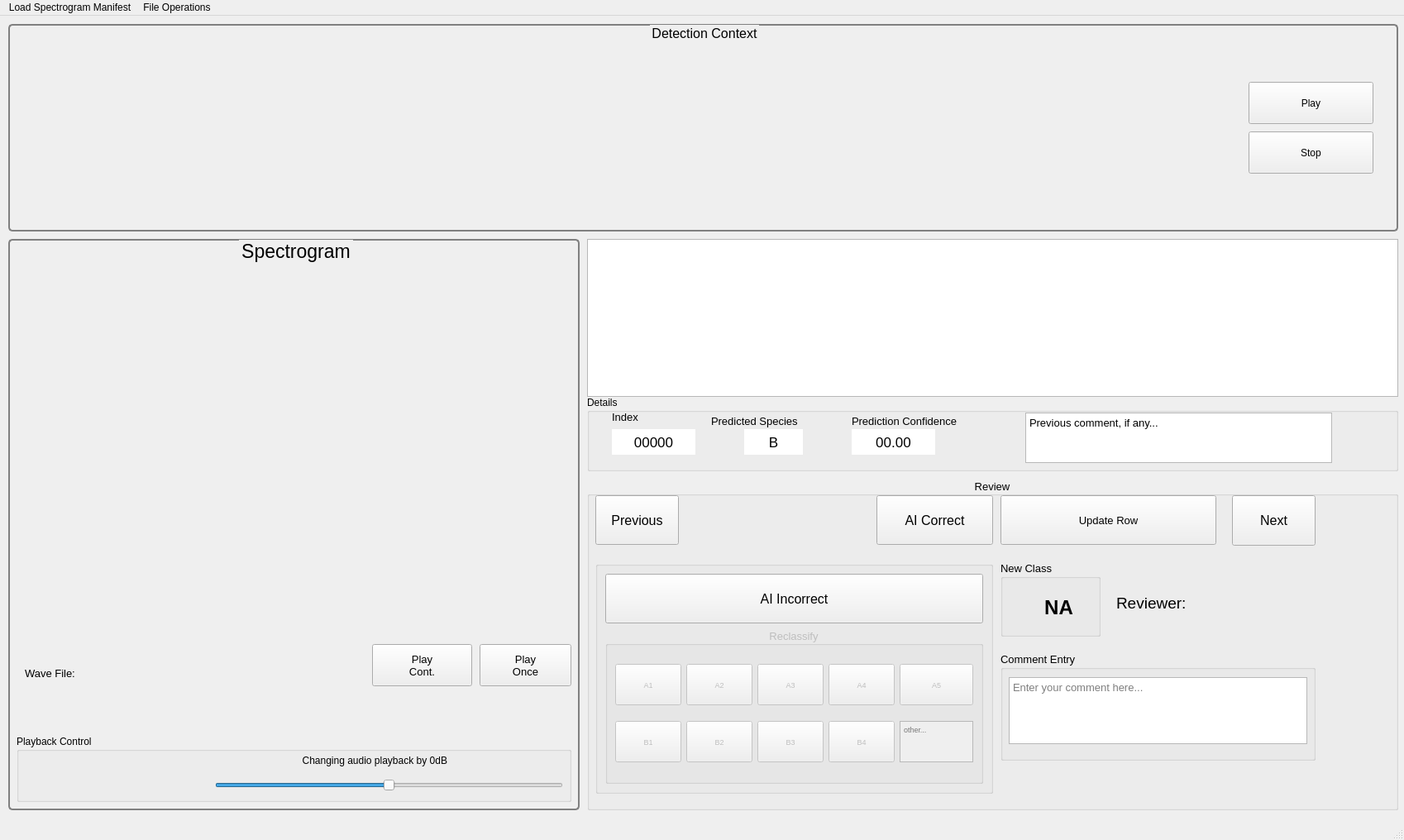
<?xml version="1.0" encoding="UTF-8"?>
<ui version="4.0">
 <class>MainWindow</class>
 <widget class="QMainWindow" name="MainWindow">
  <property name="geometry">
   <rect>
    <x>0</x>
    <y>0</y>
    <width>1698</width>
    <height>1016</height>
   </rect>
  </property>
  <property name="windowTitle">
   <string>MainWindow</string>
  </property>
  <widget class="QWidget" name="centralwidget">
   <widget class="QGroupBox" name="spectrogram_group">
    <property name="geometry">
     <rect>
      <x>10</x>
      <y>270</y>
      <width>691</width>
      <height>691</height>
     </rect>
    </property>
    <property name="font">
     <font>
      <family>Arial</family>
      <pointsize>17</pointsize>
     </font>
    </property>
    <property name="styleSheet">
     <string notr="true">QGroupBox#spectrogram_group{
border: 2px solid gray; 
border-radius: 5px;}

</string>
    </property>
    <property name="title">
     <string>Spectrogram</string>
    </property>
    <property name="alignment">
     <set>Qt::AlignCenter</set>
    </property>
    <widget class="MplWidget" name="canvas_spectrogram_detection" native="true">
     <property name="geometry">
      <rect>
       <x>10</x>
       <y>40</y>
       <width>671</width>
       <height>441</height>
      </rect>
     </property>
     <property name="font">
      <font>
       <family>Arial</family>
      </font>
     </property>
    </widget>
    <widget class="QPushButton" name="button_detection_play_once">
     <property name="geometry">
      <rect>
       <x>570</x>
       <y>490</y>
       <width>111</width>
       <height>51</height>
      </rect>
     </property>
     <property name="font">
      <font>
       <family>Arial</family>
       <pointsize>10</pointsize>
      </font>
     </property>
     <property name="text">
      <string>Play
Once</string>
     </property>
    </widget>
    <widget class="QLabel" name="label_prediction_wavefile_name">
     <property name="geometry">
      <rect>
       <x>20</x>
       <y>500</y>
       <width>251</width>
       <height>51</height>
      </rect>
     </property>
     <property name="font">
      <font>
       <family>Arial</family>
       <pointsize>10</pointsize>
       <kerning>true</kerning>
      </font>
     </property>
     <property name="text">
      <string>Wave File: </string>
     </property>
     <property name="wordWrap">
      <bool>true</bool>
     </property>
    </widget>
    <widget class="QGroupBox" name="group_playback_control">
     <property name="geometry">
      <rect>
       <x>10</x>
       <y>600</y>
       <width>671</width>
       <height>81</height>
      </rect>
     </property>
     <property name="styleSheet">
      <string notr="true">group_playback_control{border: 2px solid gray; border-radius: 5px;}</string>
     </property>
     <property name="title">
      <string>Playback Control</string>
     </property>
     <widget class="QLabel" name="label_decibel_current">
      <property name="geometry">
       <rect>
        <x>170</x>
        <y>10</y>
        <width>351</width>
        <height>41</height>
       </rect>
      </property>
      <property name="font">
       <font>
        <pointsize>9</pointsize>
       </font>
      </property>
      <property name="text">
       <string>Changing audio playback by 0dB</string>
      </property>
      <property name="alignment">
       <set>Qt::AlignRight|Qt::AlignTrailing|Qt::AlignVCenter</set>
      </property>
     </widget>
     <widget class="QSlider" name="slider_decibel_change">
      <property name="geometry">
       <rect>
        <x>240</x>
        <y>50</y>
        <width>421</width>
        <height>22</height>
       </rect>
      </property>
      <property name="minimum">
       <number>-30</number>
      </property>
      <property name="maximum">
       <number>30</number>
      </property>
      <property name="orientation">
       <enum>Qt::Horizontal</enum>
      </property>
     </widget>
    </widget>
    <widget class="QPushButton" name="button_play_repeat">
     <property name="geometry">
      <rect>
       <x>440</x>
       <y>490</y>
       <width>121</width>
       <height>51</height>
      </rect>
     </property>
     <property name="font">
      <font>
       <family>Arial</family>
       <pointsize>10</pointsize>
      </font>
     </property>
     <property name="text">
      <string>Play
Cont.</string>
     </property>
     <property name="checkable">
      <bool>true</bool>
     </property>
    </widget>
   </widget>
   <widget class="QTableView" name="detection_table">
    <property name="geometry">
     <rect>
      <x>710</x>
      <y>270</y>
      <width>981</width>
      <height>191</height>
     </rect>
    </property>
    <property name="font">
     <font>
      <family>Arial</family>
     </font>
    </property>
    <property name="sizeAdjustPolicy">
     <enum>QAbstractScrollArea::AdjustToContents</enum>
    </property>
    <property name="autoScroll">
     <bool>true</bool>
    </property>
    <property name="alternatingRowColors">
     <bool>true</bool>
    </property>
    <property name="selectionMode">
     <enum>QAbstractItemView::SingleSelection</enum>
    </property>
    <property name="selectionBehavior">
     <enum>QAbstractItemView::SelectRows</enum>
    </property>
    <property name="showGrid">
     <bool>true</bool>
    </property>
   </widget>
   <widget class="QGroupBox" name="classification_control">
    <property name="enabled">
     <bool>true</bool>
    </property>
    <property name="geometry">
     <rect>
      <x>710</x>
      <y>560</y>
      <width>981</width>
      <height>401</height>
     </rect>
    </property>
    <property name="font">
     <font>
      <family>Arial</family>
      <pointsize>10</pointsize>
     </font>
    </property>
    <property name="styleSheet">
     <string notr="true">QGroupBox#classification_control{border: 2px solid gray; border-radius: 5px;}\n</string>
    </property>
    <property name="title">
     <string>Review</string>
    </property>
    <property name="alignment">
     <set>Qt::AlignCenter</set>
    </property>
    <widget class="QPushButton" name="button_update_detection_row">
     <property name="enabled">
      <bool>true</bool>
     </property>
     <property name="geometry">
      <rect>
       <x>500</x>
       <y>20</y>
       <width>261</width>
       <height>60</height>
      </rect>
     </property>
     <property name="font">
      <font>
       <family>Arial</family>
       <pointsize>10</pointsize>
      </font>
     </property>
     <property name="text">
      <string>Update Row</string>
     </property>
    </widget>
    <widget class="QPushButton" name="button_prediction_next">
     <property name="geometry">
      <rect>
       <x>780</x>
       <y>20</y>
       <width>101</width>
       <height>61</height>
      </rect>
     </property>
     <property name="font">
      <font>
       <family>Arial</family>
       <pointsize>12</pointsize>
      </font>
     </property>
     <property name="text">
      <string>Next</string>
     </property>
    </widget>
    <widget class="QPushButton" name="button_prediction_previous">
     <property name="geometry">
      <rect>
       <x>10</x>
       <y>20</y>
       <width>101</width>
       <height>60</height>
      </rect>
     </property>
     <property name="font">
      <font>
       <family>Arial</family>
       <pointsize>12</pointsize>
      </font>
     </property>
     <property name="text">
      <string>Previous</string>
     </property>
    </widget>
    <widget class="QGroupBox" name="ai_incorrect_correction">
     <property name="geometry">
      <rect>
       <x>10</x>
       <y>100</y>
       <width>481</width>
       <height>281</height>
      </rect>
     </property>
     <property name="styleSheet">
      <string notr="true">QGroupBox#ai_incorrect_correction{border: 2px solid gray; border-radius: 5px;}\n</string>
     </property>
     <property name="title">
      <string/>
     </property>
     <layout class="QVBoxLayout" name="verticalLayout">
      <item>
       <widget class="QPushButton" name="button_prediction_ai_incorrect">
        <property name="minimumSize">
         <size>
          <width>0</width>
          <height>60</height>
         </size>
        </property>
        <property name="maximumSize">
         <size>
          <width>16777215</width>
          <height>60</height>
         </size>
        </property>
        <property name="font">
         <font>
          <family>Arial</family>
          <pointsize>12</pointsize>
         </font>
        </property>
        <property name="text">
         <string>AI Incorrect</string>
        </property>
       </widget>
      </item>
      <item>
       <widget class="QGroupBox" name="groupbox_species_correction">
        <property name="enabled">
         <bool>false</bool>
        </property>
        <property name="font">
         <font>
          <family>Arial</family>
          <pointsize>10</pointsize>
         </font>
        </property>
        <property name="title">
         <string>Reclassify</string>
        </property>
        <property name="alignment">
         <set>Qt::AlignCenter</set>
        </property>
        <property name="checkable">
         <bool>false</bool>
        </property>
        <property name="checked">
         <bool>false</bool>
        </property>
        <layout class="QGridLayout" name="gridLayout">
         <item row="2" column="3">
          <widget class="QPushButton" name="button_correction_B4">
           <property name="enabled">
            <bool>false</bool>
           </property>
           <property name="maximumSize">
            <size>
             <width>16777215</width>
             <height>50</height>
            </size>
           </property>
           <property name="font">
            <font>
             <family>Arial</family>
             <pointsize>7</pointsize>
            </font>
           </property>
           <property name="text">
            <string>B4</string>
           </property>
           <property name="checkable">
            <bool>false</bool>
           </property>
          </widget>
         </item>
         <item row="2" column="4">
          <widget class="QTextEdit" name="textedit_enter_other">
           <property name="maximumSize">
            <size>
             <width>16777215</width>
             <height>50</height>
            </size>
           </property>
           <property name="font">
            <font>
             <pointsize>7</pointsize>
            </font>
           </property>
           <property name="placeholderText">
            <string>other...</string>
           </property>
          </widget>
         </item>
         <item row="2" column="1">
          <widget class="QPushButton" name="button_correction_B2">
           <property name="enabled">
            <bool>false</bool>
           </property>
           <property name="maximumSize">
            <size>
             <width>16777215</width>
             <height>50</height>
            </size>
           </property>
           <property name="font">
            <font>
             <family>Arial</family>
             <pointsize>7</pointsize>
            </font>
           </property>
           <property name="text">
            <string>B2</string>
           </property>
           <property name="checkable">
            <bool>false</bool>
           </property>
          </widget>
         </item>
         <item row="2" column="2">
          <widget class="QPushButton" name="button_correction_B3">
           <property name="enabled">
            <bool>false</bool>
           </property>
           <property name="maximumSize">
            <size>
             <width>16777215</width>
             <height>50</height>
            </size>
           </property>
           <property name="font">
            <font>
             <family>Arial</family>
             <pointsize>7</pointsize>
            </font>
           </property>
           <property name="text">
            <string>B3</string>
           </property>
           <property name="checkable">
            <bool>false</bool>
           </property>
          </widget>
         </item>
         <item row="1" column="1">
          <widget class="QPushButton" name="button_correction_A2">
           <property name="enabled">
            <bool>false</bool>
           </property>
           <property name="maximumSize">
            <size>
             <width>16777215</width>
             <height>50</height>
            </size>
           </property>
           <property name="font">
            <font>
             <family>Arial</family>
             <pointsize>7</pointsize>
            </font>
           </property>
           <property name="text">
            <string>A2</string>
           </property>
          </widget>
         </item>
         <item row="1" column="2">
          <widget class="QPushButton" name="button_correction_A3">
           <property name="enabled">
            <bool>false</bool>
           </property>
           <property name="maximumSize">
            <size>
             <width>16777215</width>
             <height>50</height>
            </size>
           </property>
           <property name="font">
            <font>
             <family>Arial</family>
             <pointsize>7</pointsize>
            </font>
           </property>
           <property name="text">
            <string>A3</string>
           </property>
           <property name="checkable">
            <bool>false</bool>
           </property>
          </widget>
         </item>
         <item row="1" column="0">
          <widget class="QPushButton" name="button_correction_A1">
           <property name="enabled">
            <bool>false</bool>
           </property>
           <property name="maximumSize">
            <size>
             <width>16777215</width>
             <height>50</height>
            </size>
           </property>
           <property name="font">
            <font>
             <family>Arial</family>
             <pointsize>7</pointsize>
            </font>
           </property>
           <property name="text">
            <string>A1</string>
           </property>
           <property name="checkable">
            <bool>false</bool>
           </property>
          </widget>
         </item>
         <item row="1" column="4">
          <widget class="QPushButton" name="button_correction_A5">
           <property name="enabled">
            <bool>false</bool>
           </property>
           <property name="maximumSize">
            <size>
             <width>16777215</width>
             <height>50</height>
            </size>
           </property>
           <property name="font">
            <font>
             <family>Arial</family>
             <pointsize>7</pointsize>
            </font>
           </property>
           <property name="text">
            <string>A5</string>
           </property>
           <property name="checkable">
            <bool>false</bool>
           </property>
          </widget>
         </item>
         <item row="2" column="0">
          <widget class="QPushButton" name="button_correction_B1">
           <property name="enabled">
            <bool>false</bool>
           </property>
           <property name="maximumSize">
            <size>
             <width>16777215</width>
             <height>50</height>
            </size>
           </property>
           <property name="font">
            <font>
             <family>Arial</family>
             <pointsize>7</pointsize>
            </font>
           </property>
           <property name="text">
            <string>B1</string>
           </property>
           <property name="checkable">
            <bool>false</bool>
           </property>
          </widget>
         </item>
         <item row="1" column="3">
          <widget class="QPushButton" name="button_correction_A4">
           <property name="enabled">
            <bool>false</bool>
           </property>
           <property name="maximumSize">
            <size>
             <width>16777215</width>
             <height>50</height>
            </size>
           </property>
           <property name="font">
            <font>
             <family>Arial</family>
             <pointsize>7</pointsize>
            </font>
           </property>
           <property name="text">
            <string>A4</string>
           </property>
           <property name="checkable">
            <bool>false</bool>
           </property>
          </widget>
         </item>
        </layout>
       </widget>
      </item>
     </layout>
    </widget>
    <widget class="QPushButton" name="button_prediction_ai_correct">
     <property name="geometry">
      <rect>
       <x>350</x>
       <y>20</y>
       <width>141</width>
       <height>60</height>
      </rect>
     </property>
     <property name="font">
      <font>
       <family>Arial</family>
       <pointsize>12</pointsize>
      </font>
     </property>
     <property name="text">
      <string>AI Correct</string>
     </property>
    </widget>
    <widget class="QGroupBox" name="groupbox_correction_proposal">
     <property name="enabled">
      <bool>true</bool>
     </property>
     <property name="geometry">
      <rect>
       <x>500</x>
       <y>100</y>
       <width>121</width>
       <height>91</height>
      </rect>
     </property>
     <property name="font">
      <font>
       <family>Arial</family>
       <pointsize>10</pointsize>
      </font>
     </property>
     <property name="title">
      <string>New Class</string>
     </property>
     <widget class="QLabel" name="label_new_expert_species">
      <property name="enabled">
       <bool>true</bool>
      </property>
      <property name="geometry">
       <rect>
        <x>10</x>
        <y>30</y>
        <width>121</width>
        <height>51</height>
       </rect>
      </property>
      <property name="font">
       <font>
        <family>Arial</family>
        <pointsize>18</pointsize>
        <weight>75</weight>
        <bold>true</bold>
       </font>
      </property>
      <property name="text">
       <string>NA</string>
      </property>
      <property name="alignment">
       <set>Qt::AlignCenter</set>
      </property>
     </widget>
    </widget>
    <widget class="QGroupBox" name="groupbox_insert_comment">
     <property name="enabled">
      <bool>true</bool>
     </property>
     <property name="geometry">
      <rect>
       <x>500</x>
       <y>210</y>
       <width>381</width>
       <height>131</height>
      </rect>
     </property>
     <property name="font">
      <font>
       <family>Arial</family>
      </font>
     </property>
     <property name="title">
      <string>Comment Entry</string>
     </property>
     <widget class="QPlainTextEdit" name="textedit_insert_comment">
      <property name="geometry">
       <rect>
        <x>10</x>
        <y>30</y>
        <width>361</width>
        <height>81</height>
       </rect>
      </property>
      <property name="placeholderText">
       <string>Enter your comment here...</string>
      </property>
     </widget>
    </widget>
    <widget class="QLabel" name="label_reviewer_initials">
     <property name="geometry">
      <rect>
       <x>640</x>
       <y>110</y>
       <width>241</width>
       <height>81</height>
      </rect>
     </property>
     <property name="font">
      <font>
       <pointsize>14</pointsize>
      </font>
     </property>
     <property name="styleSheet">
      <string notr="true">QLabel#label_reviewer_initials{border: 2px solid gray; border-radius: 5px;}\n</string>
     </property>
     <property name="text">
      <string>Reviewer:</string>
     </property>
    </widget>
   </widget>
   <widget class="QGroupBox" name="detection_context_group">
    <property name="geometry">
     <rect>
      <x>10</x>
      <y>10</y>
      <width>1681</width>
      <height>251</height>
     </rect>
    </property>
    <property name="font">
     <font>
      <family>Arial</family>
      <pointsize>12</pointsize>
     </font>
    </property>
    <property name="styleSheet">
     <string notr="true">QGroupBox#detection_context_group{
border: 2px solid gray; 
border-radius: 5px;}

</string>
    </property>
    <property name="title">
     <string>Detection Context</string>
    </property>
    <property name="alignment">
     <set>Qt::AlignCenter</set>
    </property>
    <widget class="MplWidget" name="canvas_spectrogram_context" native="true">
     <property name="geometry">
      <rect>
       <x>20</x>
       <y>20</y>
       <width>1441</width>
       <height>221</height>
      </rect>
     </property>
     <property name="font">
      <font>
       <family>Arial</family>
      </font>
     </property>
    </widget>
   </widget>
   <widget class="QGroupBox" name="group_spectrogram_details">
    <property name="geometry">
     <rect>
      <x>710</x>
      <y>460</y>
      <width>981</width>
      <height>91</height>
     </rect>
    </property>
    <property name="font">
     <font>
      <family>Arial</family>
     </font>
    </property>
    <property name="title">
     <string>Details</string>
    </property>
    <widget class="QLabel" name="label_prediction_confidence_value">
     <property name="geometry">
      <rect>
       <x>320</x>
       <y>40</y>
       <width>101</width>
       <height>31</height>
      </rect>
     </property>
     <property name="font">
      <font>
       <family>Arial</family>
       <pointsize>13</pointsize>
      </font>
     </property>
     <property name="styleSheet">
      <string notr="true">background-color: rgb(255, 255, 255);
border-color: rgb(0, 0, 0);</string>
     </property>
     <property name="text">
      <string>00.00</string>
     </property>
     <property name="alignment">
      <set>Qt::AlignCenter</set>
     </property>
    </widget>
    <widget class="QLabel" name="label_prediction_species_value">
     <property name="geometry">
      <rect>
       <x>190</x>
       <y>40</y>
       <width>71</width>
       <height>31</height>
      </rect>
     </property>
     <property name="font">
      <font>
       <family>Arial</family>
       <pointsize>13</pointsize>
      </font>
     </property>
     <property name="styleSheet">
      <string notr="true">background-color: rgb(255, 255, 255);
border-color: rgb(0, 0, 0);</string>
     </property>
     <property name="text">
      <string>B</string>
     </property>
     <property name="alignment">
      <set>Qt::AlignCenter</set>
     </property>
    </widget>
    <widget class="QLabel" name="label_prediction_class">
     <property name="geometry">
      <rect>
       <x>150</x>
       <y>10</y>
       <width>171</width>
       <height>41</height>
      </rect>
     </property>
     <property name="font">
      <font>
       <family>Arial</family>
       <pointsize>10</pointsize>
      </font>
     </property>
     <property name="text">
      <string>Predicted Species</string>
     </property>
     <property name="alignment">
      <set>Qt::AlignLeading|Qt::AlignLeft|Qt::AlignVCenter</set>
     </property>
    </widget>
    <widget class="QLabel" name="label_prediction_confidence">
     <property name="geometry">
      <rect>
       <x>320</x>
       <y>10</y>
       <width>181</width>
       <height>41</height>
      </rect>
     </property>
     <property name="font">
      <font>
       <family>Arial</family>
       <pointsize>10</pointsize>
      </font>
     </property>
     <property name="text">
      <string>Prediction Confidence</string>
     </property>
     <property name="alignment">
      <set>Qt::AlignLeading|Qt::AlignLeft|Qt::AlignVCenter</set>
     </property>
    </widget>
    <widget class="QLabel" name="label_prediction_index">
     <property name="geometry">
      <rect>
       <x>30</x>
       <y>10</y>
       <width>121</width>
       <height>31</height>
      </rect>
     </property>
     <property name="font">
      <font>
       <family>Arial</family>
       <pointsize>10</pointsize>
      </font>
     </property>
     <property name="styleSheet">
      <string notr="true"/>
     </property>
     <property name="text">
      <string>Index</string>
     </property>
    </widget>
    <widget class="QTextEdit" name="textedit_existing_comment">
     <property name="enabled">
      <bool>true</bool>
     </property>
     <property name="geometry">
      <rect>
       <x>530</x>
       <y>20</y>
       <width>371</width>
       <height>61</height>
      </rect>
     </property>
     <property name="font">
      <font>
       <family>Arial</family>
       <pointsize>12</pointsize>
      </font>
     </property>
     <property name="readOnly">
      <bool>true</bool>
     </property>
     <property name="html">
      <string>&lt;!DOCTYPE HTML PUBLIC &quot;-//W3C//DTD HTML 4.0//EN&quot; &quot;http://www.w3.org/TR/REC-html40/strict.dtd&quot;&gt;
&lt;html&gt;&lt;head&gt;&lt;meta name=&quot;qrichtext&quot; content=&quot;1&quot; /&gt;&lt;style type=&quot;text/css&quot;&gt;
p, li { white-space: pre-wrap; }
&lt;/style&gt;&lt;/head&gt;&lt;body style=&quot; font-family:'Arial'; font-size:12pt; font-weight:400; font-style:normal;&quot;&gt;
&lt;p style=&quot; margin-top:0px; margin-bottom:0px; margin-left:0px; margin-right:0px; -qt-block-indent:0; text-indent:0px;&quot;&gt;&lt;span style=&quot; font-family:'MS Shell Dlg 2'; font-size:10pt;&quot;&gt;Previous comment, if any...&lt;/span&gt;&lt;/p&gt;&lt;/body&gt;&lt;/html&gt;</string>
     </property>
     <property name="placeholderText">
      <string>No previous comment.</string>
     </property>
    </widget>
    <widget class="QLabel" name="label_prediction_index_value">
     <property name="geometry">
      <rect>
       <x>30</x>
       <y>40</y>
       <width>101</width>
       <height>31</height>
      </rect>
     </property>
     <property name="font">
      <font>
       <family>Arial</family>
       <pointsize>13</pointsize>
      </font>
     </property>
     <property name="styleSheet">
      <string notr="true">background-color: rgb(255, 255, 255);
border-color: rgb(0, 0, 0);</string>
     </property>
     <property name="text">
      <string>00000</string>
     </property>
     <property name="alignment">
      <set>Qt::AlignCenter</set>
     </property>
    </widget>
   </widget>
   <widget class="QPushButton" name="button_play_context">
    <property name="geometry">
     <rect>
      <x>1510</x>
      <y>80</y>
      <width>151</width>
      <height>51</height>
     </rect>
    </property>
    <property name="font">
     <font>
      <family>Arial</family>
     </font>
    </property>
    <property name="text">
     <string>Play</string>
    </property>
   </widget>
   <widget class="QPushButton" name="button_stop_context">
    <property name="geometry">
     <rect>
      <x>1510</x>
      <y>140</y>
      <width>151</width>
      <height>51</height>
     </rect>
    </property>
    <property name="font">
     <font>
      <family>Arial</family>
     </font>
    </property>
    <property name="text">
     <string>Stop</string>
    </property>
   </widget>
  </widget>
  <widget class="QMenuBar" name="menubar">
   <property name="geometry">
    <rect>
     <x>0</x>
     <y>0</y>
     <width>1698</width>
     <height>26</height>
    </rect>
   </property>
   <widget class="QMenu" name="menuLoad_Spectrogram_Manifest">
    <property name="title">
     <string>Load Spectrogram Manifest</string>
    </property>
    <addaction name="actionLoad_Detections"/>
   </widget>
   <widget class="QMenu" name="menuFile_Operations">
    <property name="title">
     <string>File Operations</string>
    </property>
    <addaction name="actionSave_Current_File"/>
   </widget>
   <addaction name="menuLoad_Spectrogram_Manifest"/>
   <addaction name="menuFile_Operations"/>
  </widget>
  <widget class="QStatusBar" name="statusbar"/>
  <action name="actionSave_Current_File">
   <property name="text">
    <string>Save Current File</string>
   </property>
  </action>
  <action name="actionLoad_Detections">
   <property name="text">
    <string>Load Detections</string>
   </property>
  </action>
  <action name="actionDiscard_Changes">
   <property name="text">
    <string>Discard Changes</string>
   </property>
  </action>
 </widget>
 <customwidgets>
  <customwidget>
   <class>MplWidget</class>
   <extends>QWidget</extends>
   <header>figurecanvas</header>
   <container>1</container>
  </customwidget>
 </customwidgets>
 <resources/>
 <connections/>
</ui>
